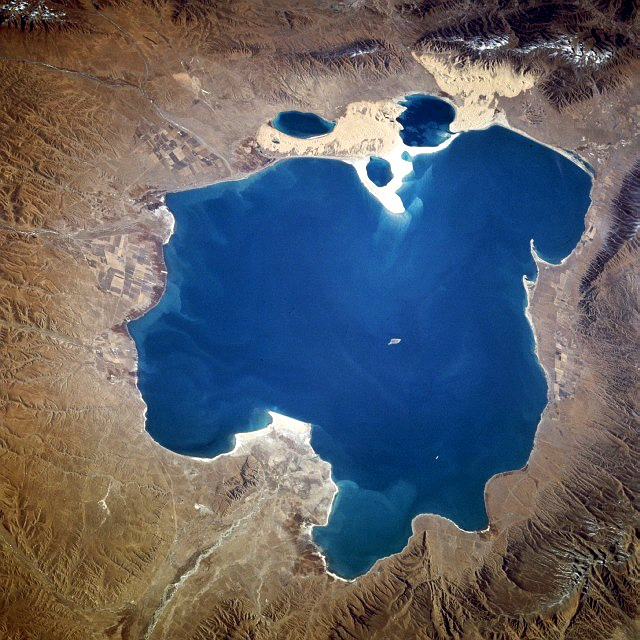
%> input picture Image processing /Ex9/lake.jpg, 640 x 640 px
$ octave Part2.m   (GNU Octave 9; MATLAB toolbox functions it lacks are replaced by stand-ins)
%> lines starting %> are read from the running program, lines starting %| are printed output that depends on the picture; in (x1, y1, x2, y2) boxes, pixels count from 0 and x2, y2 are one past the last pixel; in counts of white or black regions, pixels touching at a corner belong together; the program's own positions count from 1

originalImage = imread('lake.jpg');
%> originalImage is the input picture: size 640x640x3 uint8; mean R, G, B 92.6, 95.6, 103.5

grayImage = rgb2hsv(originalImage);
%> grayImage: size 640x640x3 double; mean H, S, V 0.313, 0.51, 0.505
%grayImage=grayImage(:,:,1);
threshold = graythresh(grayImage);
%> threshold = 0.404
binaryImage = im2bw(grayImage, threshold);
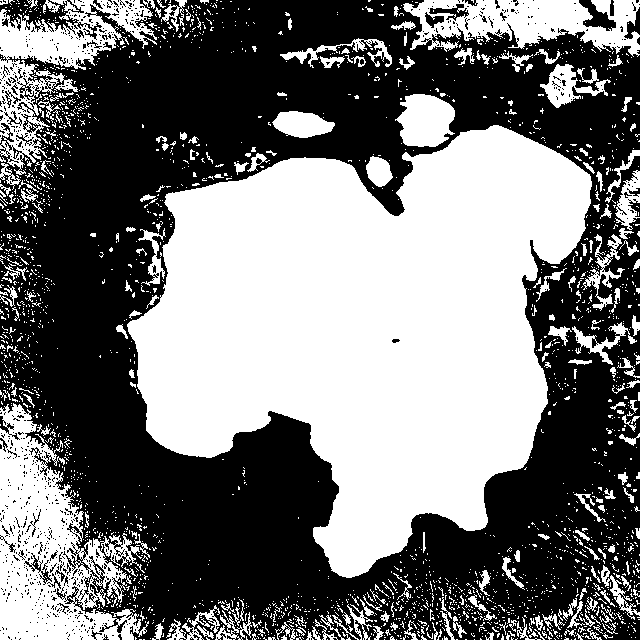
%> binaryImage: size 640x640 logical; 46.4% white; 2312 white regions (2083 under 20 px), largest, box (x1, y1, x2, y2) and area: (127, 125, 592, 578) 128106, (0, 403, 149, 640) 16764, (0, 0, 157, 175) 8521

% se = strel('disk', 20);
% binaryImage = imclose(binaryImage, se);

labeledImage = bwlabel(binaryImage);
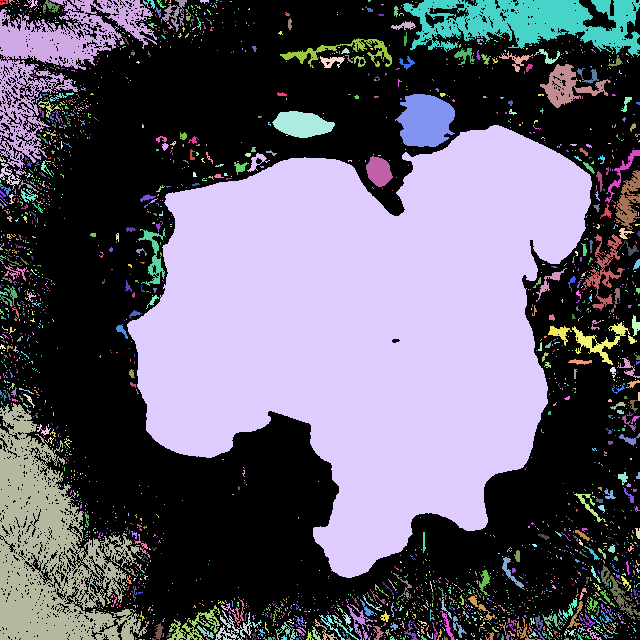
%> labeledImage: size 640x640 double; 2313 distinct labels, from 0 to 2312; one colour per label, 0 black
regionProperties = regionprops(labeledImage, 'Area');
%> regionProperties = 2312 regions; largest, Area: 128106, 16764, 8521, 7607, 2377
[~, maxIndex] = max([regionProperties.Area]);
%> maxIndex = 716


largestLakeMask = ismember(labeledImage, maxIndex);
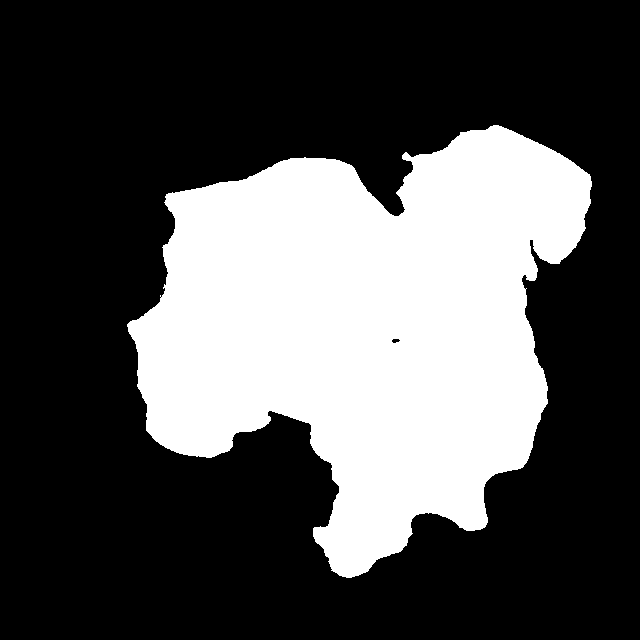
%> largestLakeMask: size 640x640 logical; 31.3% white; 1 white region, box (x1, y1, x2, y2) and area: (127, 125, 592, 578) 128106

% largestLakeMask = (labeledImage == maxIndex);
%extractedLake = bsxfun(@times, originalImage, cast(largestLakeMask, 'like', originalImage));

extractedLake = bsxfun(@times, originalImage, cast(largestLakeMask, class(originalImage)));
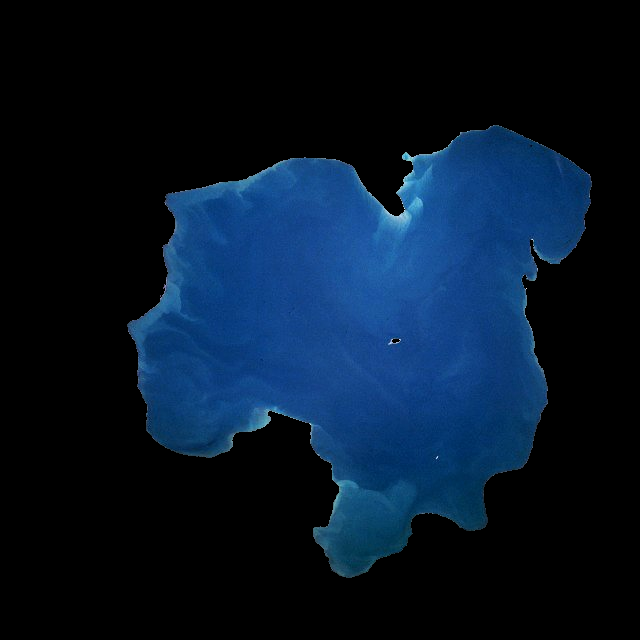
%> extractedLake: size 640x640x3 uint8; mean R, G, B 5.7, 22, 40.5

figure;
subplot(1, 2, 1);
imshow(originalImage);
title('Original Image');

subplot(1, 2, 2);
imshow(extractedLake);
title('Extracted Lake ');

$ run again, with Image processing /Ex9/festia.jpg copied over Image processing /Ex9/lake.jpg
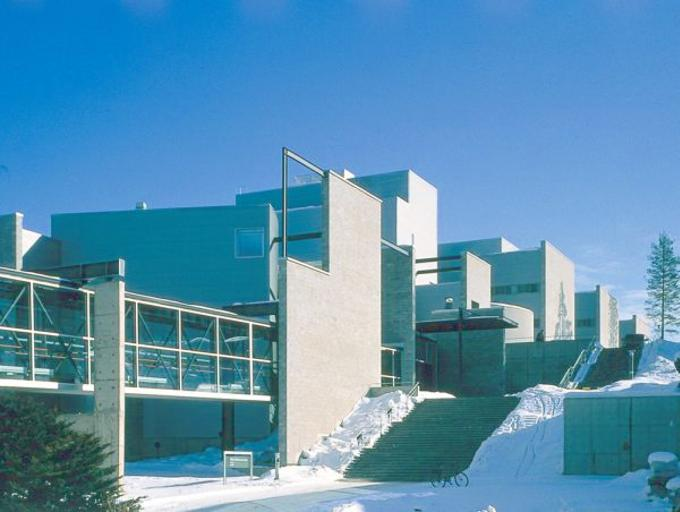
%> input picture Image processing /Ex9/festia.jpg, 680 x 512 px
%> originalImage is the input picture: size 512x680x3 uint8; mean R, G, B 88.6, 145.2, 178.2
%> grayImage: size 512x680x3 double; mean H, S, V 0.515, 0.528, 0.705
%> threshold = 0.643
%> binaryImage: size 512x680 logical; 28.6% white; 286 white regions (237 under 20 px), largest, box (x1, y1, x2, y2) and area: (0, 0, 609, 261) 65724, (41, 188, 284, 308) 17111, (563, 396, 680, 486) 6214
%> `labeledImage = bwlabel(binaryImage);`:
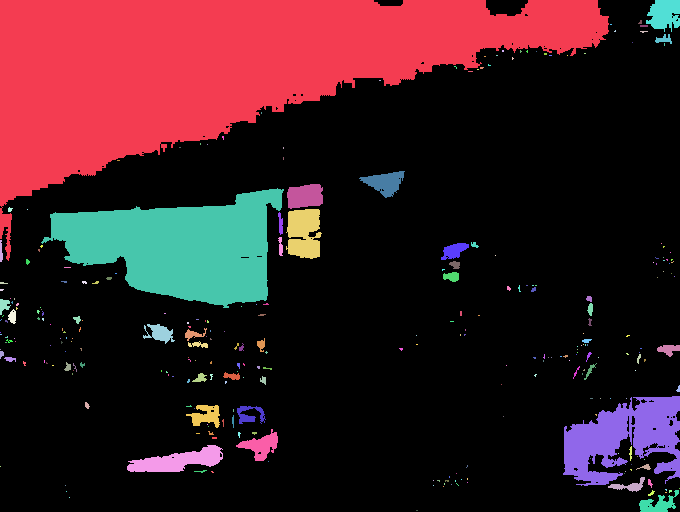
%> labeledImage: size 512x680 double; 287 distinct labels, from 0 to 286; one colour per label, 0 black
%> regionProperties = 286 regions; largest, Area: 65724, 17111, 6214, 1421, 1416
%> maxIndex = 1
%> largestLakeMask: size 512x680 logical; 18.9% white; 1 white region, box (x1, y1, x2, y2) and area: (0, 0, 609, 261) 65724
%> `extractedLake = bsxfun(@times, originalImage, cast(largestLakeMask, cl..`:
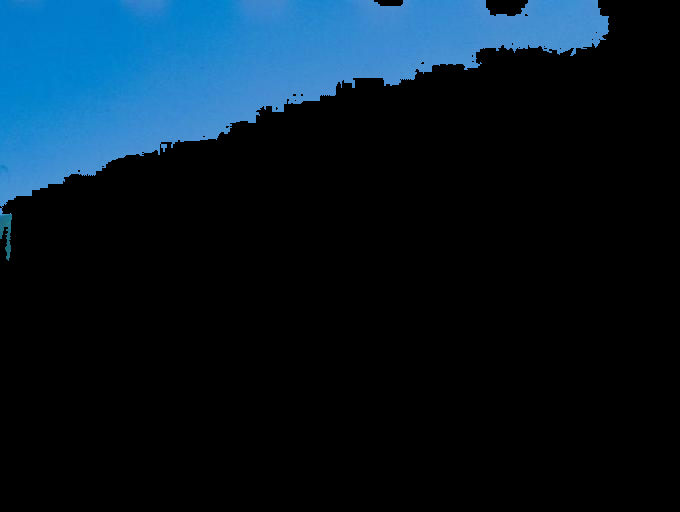
%> extractedLake: size 512x680x3 uint8; mean R, G, B 7.7, 25.7, 39
